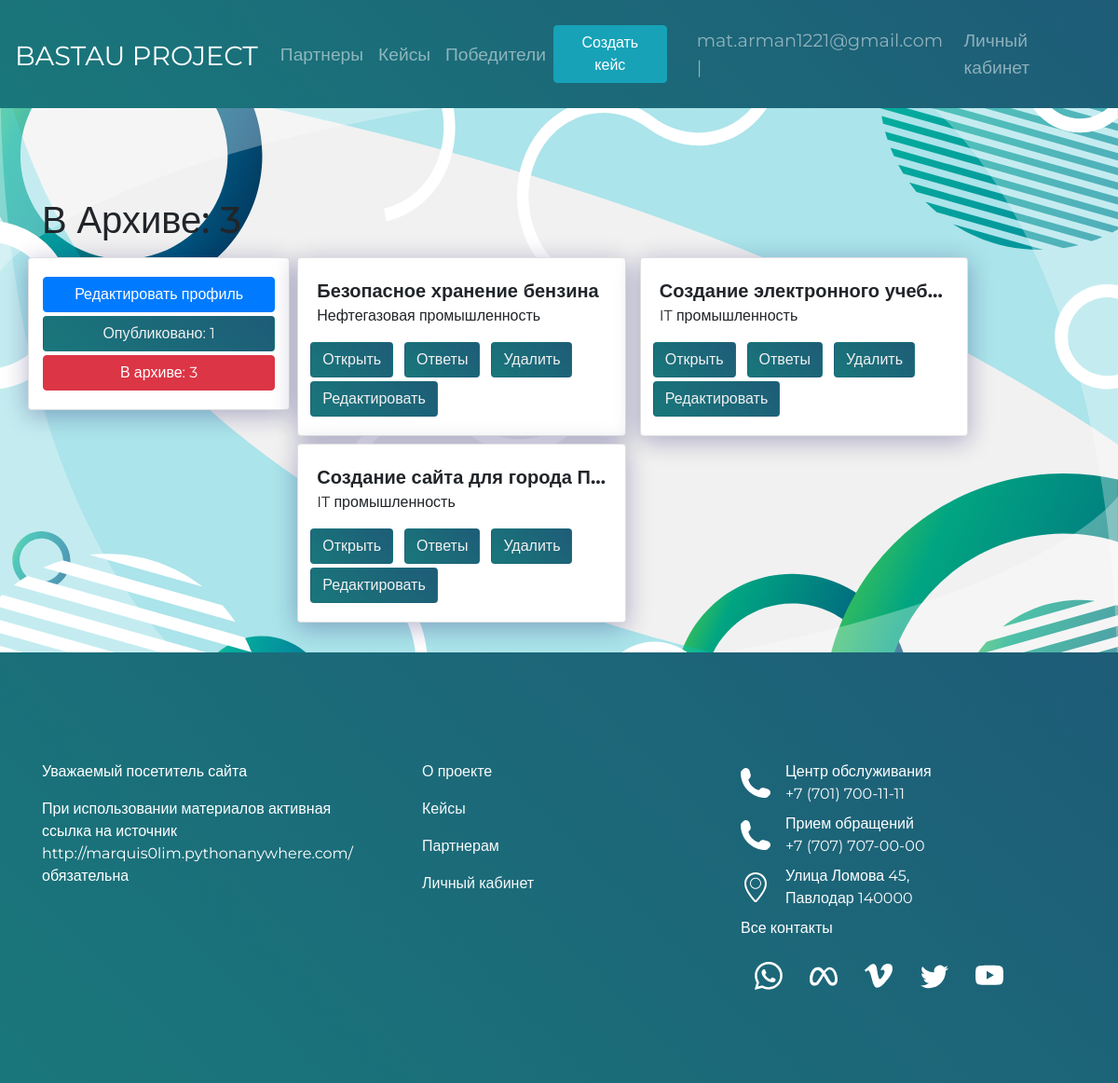
The page /mycases/archive/ (signed in) on the database its author committed.
### BastauApp/models.py (models this page shows)
class User(AbstractBaseUser, PermissionsMixin):
    email = models.EmailField(db_index=True, unique=True, max_length=254, verbose_name='Почта')
    phone = models.CharField(max_length=20, help_text='Номер телефона', verbose_name='Телефон')
    is_staff = models.BooleanField(default=True)
    is_active = models.BooleanField(default=True)
    is_superuser = models.BooleanField(default=False)
    is_student = models.BooleanField(default=False, verbose_name='Участники')
    is_partner = models.BooleanField(default=False, verbose_name='Партнеры')
    objects = CustomUserManager()
    REQUIRED_FIELDS = ["phone"]
    USERNAME_FIELD = 'email'
    class Meta:
        verbose_name = "Пользователь"
        verbose_name_plural = "Пользователи"

class Case(models.Model):
    title = models.CharField(max_length=200, verbose_name='Название')
    description = models.TextField(verbose_name='Описание кейса')
    date_of_create = models.DateTimeField(auto_now=True, verbose_name='Дата создания')
    date_of_edit = models.DateTimeField(auto_now_add=True, verbose_name='Дата последней редакции')
    date_of_close = models.DateTimeField(verbose_name='Дата закрытия')
    category = models.ForeignKey(Category, on_delete=models.CASCADE, verbose_name='Категории')
    file = models.FileField(verbose_name='Файл', upload_to="file",blank=True)
    region = models.CharField(max_length=50, choices=REGIONS, default=REGIONS[0],verbose_name='Область')
    user_id = models.ForeignKey(Partner, on_delete=models.CASCADE, related_name='partners', verbose_name='Организации')
    is_published = models.BooleanField(default=True, verbose_name='Опубликован')
    tags = TaggableManager()
    class Meta:
        verbose_name = "Кейс"
        verbose_name_plural = "Кейсы"
    def __str__(self):
        return self.title

class Category(models.Model):
    title = models.CharField(max_length=30, verbose_name='Название')
    class Meta:
        verbose_name = "Категория"
        verbose_name_plural = "Категории"
    def __str__(self):
        return self.title

### BastauApp/views.py (the view)
# urls.py: path('mycases/archive/', views.ShowArchive.as_view(), name='mycasesArchive'),
class ShowArchive(ListView):
    model = Case
    context_object_name = 'cases'
    template_name = 'casepartnersnotpub.html'
    extra_context = {'menu': menu}
    paginate_by = 6
    def get_queryset(self):
        now = datetime.datetime.now()
        queryset = Case.objects.filter(user_id=self.request.user.partner,is_published=False)
        qs = Case.objects.filter(user_id=self.request.user.partner, date_of_close__lte=now)
        return queryset | qs
    def get_context_data(self, **kwargs):
        now = datetime.datetime.now()
        queryset = Case.objects.filter(user_id=self.request.user.partner, is_published=False)
        qs = Case.objects.filter(user_id=self.request.user.partner, date_of_close__lte=now)
        superqs = queryset | qs
        context = super().get_context_data(**kwargs)
        context['total_active_records'] = Case.objects.filter(user_id=self.request.user.partner,is_published=True, date_of_close__gte=now).count()
        context['all_cases'] = Case.objects.filter(user_id=self.request.user.partner).count()
        context['case_isnt_published'] = superqs.count()
        return context

### BastauApp/templates/casepartnersnotpub.html (shortened to what this page needs)
{% extends 'base.html' %}
  {% block content %}
<div class="lk-fon">
<br><br><br><br>
 <div class="container">
     <h1 class="mb-3">В Архиве: {{case_isnt_published}}</h1>
     <div class="row align-items-start">
         <div class="col-lg-3 mr-2 main-cases__item cases_public card">
                <a href='{% url "personal_partner" user.id %}'><button class="btn btn-block btn-primary">Редактировать профиль</button></a>
                <a href='{% url "mycases" %}'><button class="btn btn-block btn-gradient mt-1">Опубликовано: {{total_active_records}}</button></a>
                <a href='{% url "mycasesArchive"%}'><button class="btn btn-block btn-danger mt-1">В архиве: {{case_isnt_published}} </button></a>
         </div>
         <div class="col-lg-8">
             <div class="row ">
    {% for item in object_list %}
    {% if item.user_id.user.email == request.user.email %}
         <div class="col-lg-6 mb-2">
             <div class="row ">
         <div class="main-cases__item hidden card">
            <span class="case__title hidden">
                {{item}}
            </span>
                  <p>{{item.category}}</p>
                    <div class="row">
                        <a href="{% url 'detail_view_for_Partner' item.id %}"><button class="btn btn-gradient mr-1 ml-2 mb-1">Открыть</button></a>
                        <a href="{% url 'show_answer' item.id %}"><button class="btn btn-gradient mr-1 ml-2">Ответы</button></a>
                        <a href="{% url 'delete_case' item.id %}"><button class="btn btn-gradient mr-1 ml-2">Удалить</button></a>
                        <a href="{% url 'case_update' item.id %}"><button class="btn btn-gradient mr-1 ml-2">Редактировать</button></a>
                    </div>
             </div>
                </div>
         </div>
     <br>
         {% endif %}
    {% endfor %}
             </div>
         </div>
     </div>
 </div>
  {% endblock %}

### BastauApp/templates/base.html (shortened to what this page needs)
{% load static %}
<!DOCTYPE html>
<html lang="en">
  <head>
    <link type="text/css" href="{% static 'css/style.css' %}" rel="stylesheet" />
    <link type="text/css" href="{% static 'css/zero.css' %}" rel="stylesheet" />
    <link rel="stylesheet" href="https://cdnjs.cloudflare.com/ajax/libs/twitter-bootstrap/4.6.1/css/bootstrap.min.css">
  <link type="text/css" href="{% static 'select2/select2.css' %}" rel="stylesheet" />
    <link rel="stylesheet" href="https://cdn.jsdelivr.net/npm/bootstrap-icons@1.8.3/font/bootstrap-icons.css">
  </head>
  <body>
    <header class="header">
      <nav class="navbar navbar-expand-lg navbar-dark">
        {% block mainmenu %}
        <nav class="nav-item header-bastau align-middle"> <a href="{% url 'index' %}" class="navbar-brand">BASTAU PROJECT</a>
        </nav>
          <div class="collapse navbar-collapse" id="navbarTogglerDemo01">
            <ul class="navbar-nav mr-auto mt-2 mt-lg-0">
              {% for item in menu %}
              {% if not forloop.last %}
              <li class="nav-item "><a href="{% url item.url_name %}" class="nav-link">{{item.title}}</a></li>
              {% else %}
              <li class="nav-item"><a href="{% url item.url_name %}" class="nav-link">{{item.title}}</a></li>
              {% endif%}
            {% endfor %}
            </ul>
            <ul class="navbar-nav d-flex align-items-center mt-lg-0">
            {% if request.user.is_authenticated %}
                {% if request.user.is_student %}
                <li class="nav-item nav-link"> {{user.email}} </li>
                <li class="nav-item"><a href="{% url 'personal' user.id %}"  class="nav-link">Личный кабинет</a></li>
                {% elif request.user.is_partner %}
              <li class=""><a href="{% url 'createcase' %}"><button type="submit" class="btn btn-info mr-4" >Создать кейс</button></a></li>
                <li class="nav-item nav-link"> {{user.email}} | </li>
                <li class="nav-item"><a href="{% url 'personal_partner' user.id %}"  class="nav-link">Личный кабинет</a></li>
                {%endif%}
            {% else %}
            <li class="nav-item "><a href="{% url 'register' %}"  class="nav-link text-white">Регистрация</a></li>
              <li class="nav-item"><a href="{% url 'login'%}"  class="nav-link">Войти</a></li>
            {% endif %}
            </ul>
          </div>
      </nav>
        {% endblock mainmenu %}
    </header>
    <div class="main-content">
      {% block content %}
      {% endblock %}
    </div>
    <footer class="footer">
      <div class="container d-flex justify-content-center">
        <div class="row">
        <div class="footer__item col-lg-4 align-items-center mt-3">
          <div class="mb-3">Уважаемый посетитель сайта</div>
          <p>При использовании материалов активная ссылка на источник http://marquis0lim.pythonanywhere.com/ обязательна</p>
        </div>
        <div class="footer__item d-flex justify-content-start flex-column col-lg-4 mt-3 pl-5">
          <a href="{% url 'about' %}" class="text-light mb-3">
            О проекте
          </a>
          <a href="{% url 'showcases' %}" class="text-light mb-3">
            Кейсы
          </a>
          <a href="{% url 'partners' %}" class="text-light mb-3">
            Партнерам
          </a>
          {% if request.user.is_student %}
          <a href="{% url 'personal' user.id %}"  class="text-light">Личный кабинет</a>
          {% elif request.user.is_partner %}
          <a href="{% url 'personal_partner' user.id %}" class="text-light mb-3">Личный кабинет</a>
            {% endif %}
        </div>
        <div class="footer__item col-lg-4 mt-3">
          <div class="d-flex justify-content-start align-items-center mb-2">
            <img class="mr-3" src="{% static '/img_register/phone.svg' %}" alt="">
            <div>
              <span class="ma-0 pa-0">Центр обслуживания</span> <br/>
              <a href="" class="text-light">+7 (701) 700-11-11</a>
            </div>
          </div>
          <div class="d-flex justify-content-start align-items-center mb-2">
            <img class="mr-3" src="{% static '/img_register/phone.svg' %}" alt="">
            <div>
              <span>Прием обращений</span><br/>
              <a href="" class="text-light">+7 (707) 707-00-00</a>
            </div>
          </div>
          <div class="d-flex justify-content-start align-items-center mb-2">
            <img class="mr-3" src="{% static '/img_register/location.svg' %}" alt="">
            <div>
              <span>Улица Ломова 45,</span><br/>
              <a href="" class="text-light">Павлодар 140000</a>
            </div>
          </div>
          <span>Все контакты</span>
          <div class="d-flex justify-content-around mt-4  mr-5">
          </div>
        </div>
        </div>
      </div>
    </footer>
  </body>
</html>

### BastauApp/static/css/style.css (style rules this page uses)
* { font-family: 'Montserrat', sans-serif; }
body { background-color: #f1f1f1 !important; height: 100%; }
html { height: 100%; }
.container { max-width: 1170px; margin: 0 auto; height: 100%; }
.header { display: flex; flex-direction: column; justify-content: space-between; width: 100%; background: -webkit-linear-gradient(45deg, rgb(25, 119, 123), rgb(30, 92, 119)); background: -moz-linear-gradient(45deg, rgb(25, 119, 123), rgb(30, 92, 119)); background: linear-gradient(45deg, rgb(25, 119, 123), rgb(30, 92, 119)); }
.navbar { display: flex; align-items: center; width: 100%; height: 100%; background: -webkit-linear-gradient(45deg, rgb(25, 119, 123), rgb(30, 92, 119)); background: -moz-linear-gradient(45deg, rgb(25, 119, 123), rgb(30, 92, 119)); background: linear-gradient(45deg, rgb(25, 119, 123), rgb(30, 92, 119)); }
.navbar-brand { font-size: 1.8rem!important; margin-right: 20px; }
.nav-link { font-size: 1.2rem; }
.case__title { font-size: 20px; font-weight: bold; }
.main-content { min-height: calc(80vh - 64px); }
.lk-fon { height: 100%; background-image: url('../background/personal.svg'); background-size: cover; background-repeat: no-repeat; background-attachment: fixed; background-position: center center; background-size: 100%; min-height: calc(80vh - 64px); }
body { position: relative; }
.footer { width: 100%; background: linear-gradient(45deg, rgb(25, 119, 123), rgb(30, 92, 119));; padding-top: 100px; padding-bottom: 100px; color: #fff; display: flex; justify-content: space-between; }
.footer__item { width: 30%; }
.main-cases__item { padding: 20px; box-shadow: rgb(12 6 91 / 31%) 0px 5px 27px 0px; max-width:100%; width:400px; }
.hidden { white-space: nowrap; overflow: hidden; text-overflow: ellipsis; }
.d-flex { display: flex; justify-content: space-between; }
.card { border-radius: 50px; }
.row { margin-right:0 !important; }
.cases_public { max-height:50% }
.btn-gradient { background: linear-gradient(45deg, rgb(25, 119, 123), rgb(30, 92, 119)); color: #f1f1f1!important; }
.header-bastau a { height: 100px; padding-top: 30px; }

### BastauApp/static/css/zero.css (style rules this page uses)
*, *::before, *::after { box-sizing: border-box; }
ul[class], ol[class] { padding: 0; }
body, h1, h2, h3, h4, p, ul[class], ol[class], li, figure, figcaption, blockquote, dl, dd { margin: 0; }
body { background-color: #f1f1f1; }
ul[class], ol[class] { list-style: none; }
a:not([class]) { text-decoration-skip-ink: auto; }
img { max-width: 100%; display: block; }
input, button, textarea, select { font: inherit; }
a { color:rgb(47, 148, 136) ; text-decoration: none; }
a:after { text-decoration: none; }

### rows shown on the page
User: email "mat.arman1221@gmail.com"
Case: title "Безопасное хранение бензина", category "Нефтегазовая промышленность"
Case: title "Создание электронного учеб…", category "IT промышленность"
Case: title "Создание сайта для города П…", category "IT промышленность"

### other values the page prints
{{ item.title }} "Партнеры" "Кейсы"
{{ item.title }} "Победители"
{{ case_isnt_published }} "3"
{{ total_active_records }} "1"
